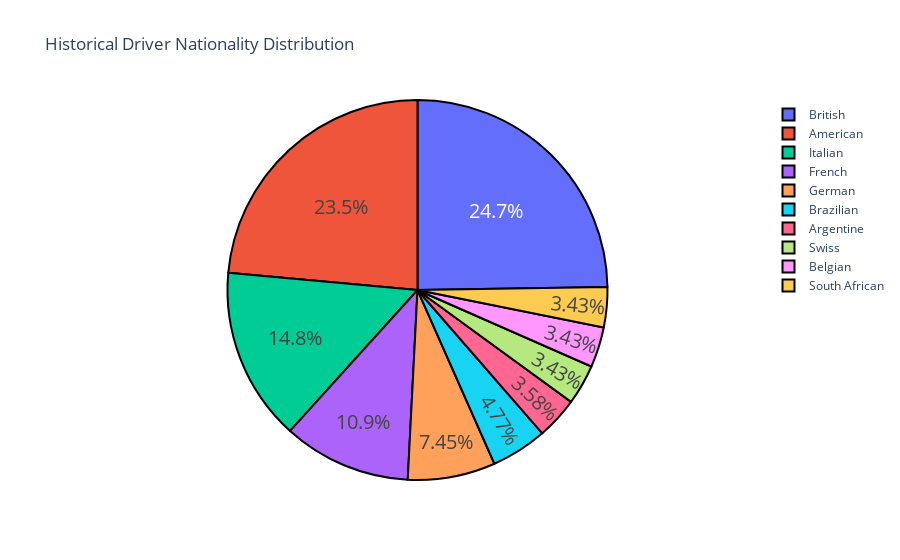

Write notebook code for a chart like this one.
### Code cell
#Visualization: DRIVER NATIONALITIES
driver_nationality = drivers_df.groupby('nationality')['nationality'].count().sort_values(ascending = False).reset_index(name = 'number of drivers')
fig = go.Figure(data=[go.Pie(labels=driver_nationality.nationality.head(10), values=driver_nationality['number of drivers'])])
fig.update_traces(textfont_size=20,
                  marker=dict(line=dict(color='#000000', width=2)))
fig.update_layout(
    title="Historical Driver Nationality Distribution")
fig.show()

### Figure 1 — Plotly figure (JSON) as saved in the notebook; plotly's stock layout.template omitted (floating-point values rounded to 4 significant figures)
{"data": [{"labels": ["British", "American", "Italian", "French", "German", "Brazilian", "Argentine", "Swiss", "Belgian", "South African"], "marker": {"line": {"color": "#000000", "width": 2}}, "textfont": {"size": 20}, "type": "pie", "values": [166, 158, 99, 73, 50, 32, 24, 23, 23, 23, 20, 18, 18, 15, 15, 14, 10, 10, 9, 6, 5, 5, 4, 4, 4, 4, 4, 3, 3, 3, 2, 2, 1, 1, 1, 1, 1, 1, 1, 1, 1, 1]}], "layout": {"title": {"text": "Historical Driver Nationality Distribution"}}}
